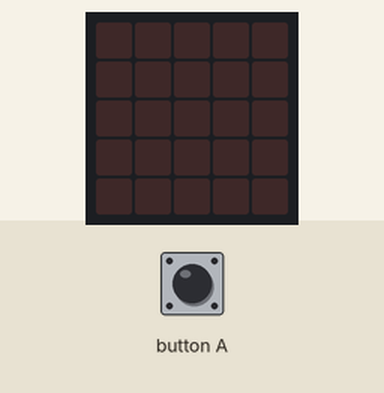
Recording of a program running on a simulated BBC micro:bit running MicroPython. On the bench: the board's 5×5 LED display. Inputs (shaded band) come from the test bench.

Above: at 1.2 s.
1.3 s: button A pressed for 0.15 s
At 4.1 s:
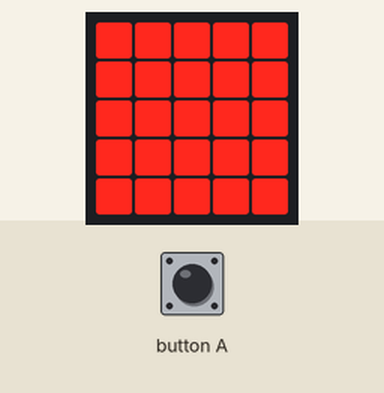
4.3 s: button A pressed for 1 s
At 4.35 s:
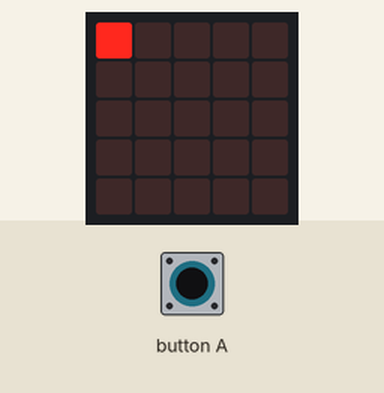
7.3 s: button A pressed for 3.2 s
At 7.45 s:
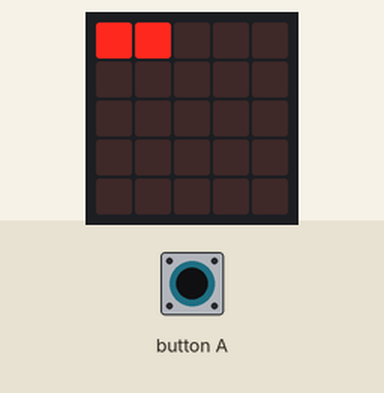

The program:

microbit-LoopLED.py
```python
# Add your Python code here. E.g.
from microbit import *

while True:
    if button_a.is_pressed():
        display.clear()
        for y in range(5):
            for x in range(5):
                display.set_pixel(x,y,9)
                sleep(100)
```

Measured:
- after the input at 1.3 s, the display: first changes at once (image 1 shows a later state)
- after the input at 4.3 s, the display: changes at once (image 2)
- after the input at 7.3 s, the display: first changes at once (image 3 shows a later state)
